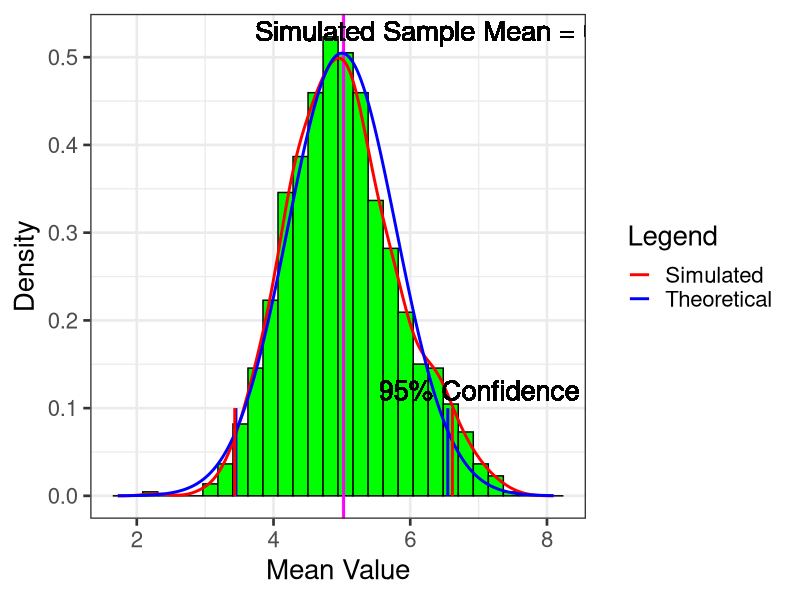
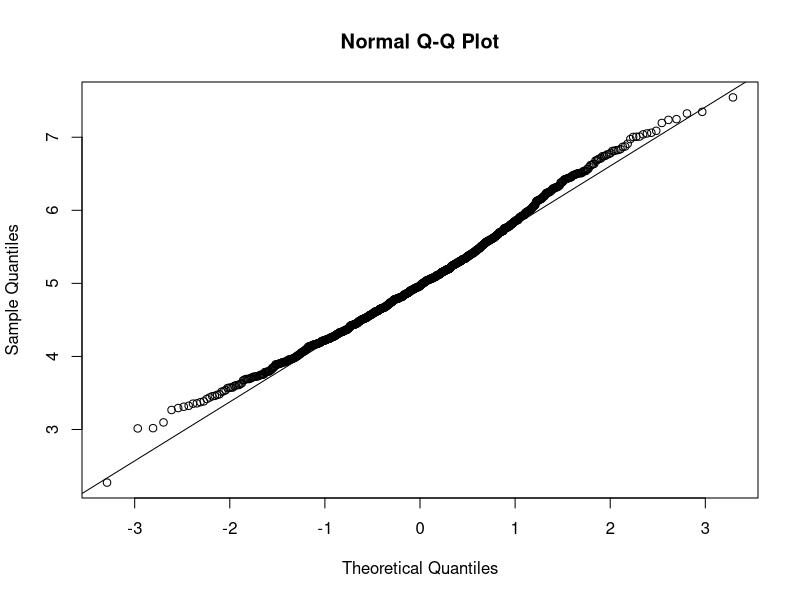

The R source for these figures, in order:
## ---- chunk 1
library(ggplot2)
set.seed(9527)
nsamples<-40
nsim<-1000
lambda<-0.2
## ---- chunk 2
sim_data<-matrix(data=0,nrow=nsim,ncol=nsamples)
for (i in 1:nsim)
        sim_data[i,]<-rexp(nsamples,lambda)
exp_mean<-apply(sim_data,1,mean)
## ---- chunk 3
sample_mean<-mean(exp_mean)
theoretical_mean<-1/lambda
mean_text<-paste(paste("Simulated Mean is",round(sample_mean,3)),paste("Comparing to Theoretical Mean",round(theoretical_mean,3)))
mean_text
## ---- chunk 4
sample_sd<-sd(exp_mean)
theoretical_sd<-1/lambda/sqrt(nsamples)
mean_var<-paste(paste("Simulated Var is",round(sample_sd^2,3)),paste("Comparing to Theoretical Var",round(theoretical_sd^2,3)))
mean_var
## ---- chunk 5
conf_sim<-sample_mean+c(-1,1)*qnorm(0.975,0,sample_sd)
conf_the<-theoretical_mean+c(-1,1)*qnorm(0.975,0,theoretical_sd)
conf_text_low<-paste(paste("Simulated 95% Confidence Interval Lower Bound is",round(conf_sim,3)[1]),
                 paste("Comparing to Theoretical 95% Confidence Interval Lower Bound",round(conf_the,3)[1]))
conf_text_high<-paste(paste("Simulated 95% Confidence Interval Upper Bound is",round(conf_sim,3)[2]),
                     paste("Comparing to Theoretical 95% Confidence Interval Upper Bound",round(conf_the,3)[2]))
conf_text_low
conf_text_high
## ---- chunk 6
density_f<-density(exp_mean)
sample <- seq(min(density_f$x), max(density_f$x), length=length(exp_mean))
sim_density<-approx(density_f$x,density_f$y,sample)
theoretical_density <- dnorm(sample, mean=1/lambda, sd=(1/lambda/sqrt(nsamples)))
plotdata<-data.frame(sim=exp_mean)
plotdata$x<-sample
plotdata$sim_y<-sim_density$y
plotdata$the_y<-theoretical_density
## ---- chunk 7
figure<-ggplot(plotdata)
figure<-figure+geom_histogram(aes(x=sim,y=..density..), bins=30, colour="black",fill = "green")
figure<-figure+geom_vline(aes(xintercept = mean(sim)), colour="magenta",size=1,linetype=1)
figure<-figure+geom_text(aes(x=mean(sim)+1.6,label=paste("Simulated Sample Mean =",round(sd(sim),3))),y=0.53,size=7)
figure<-figure+geom_line(aes(x=x,y=sim_y,color='sim'),linetype=1,size=1)
figure<-figure+geom_line(aes(x=x,y=the_y,color='the'),linetype=1,size=1)
figure<-figure+scale_colour_manual(name="Legend",values=c("sim"="red", "the"="blue"),labels=c("Simulated","Theoretical"))
figure<-figure+theme_bw(base_size = 20)+xlab("Mean Value")+ylab('Density')
figure<-figure+annotate("segment", x = conf_the[1], xend = conf_the[1], y = 0, yend = 0.1,
                        colour = "blue",size=1)
figure<-figure+annotate("segment", x = conf_the[2], xend = conf_the[2], y = 0, yend = 0.1,
                        colour = "blue",size=1)
figure<-figure+annotate("segment", x = conf_sim[1], xend = conf_sim[1], y = 0, yend = 0.1,
                        colour = "red",size=1)
figure<-figure+annotate("segment", x = conf_sim[2], xend = conf_sim[2], y = 0, yend = 0.1,
                        colour = "red",size=1)
figure<-figure+geom_text(x = conf_sim[2]+1.1,y=0.12,size=7,label="95% Confidence Interval")
print(figure)
## ---- chunk 8
qqnorm(exp_mean)
qqline(exp_mean)

